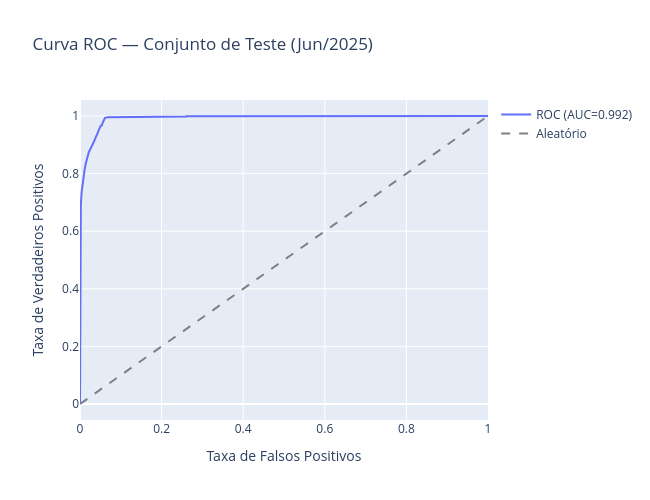

Write notebook code for a chart like this one.
### Code cell
fig = go.Figure()
fig.add_trace(go.Scatter(x=fpr, y=tpr, mode='lines', name=f'ROC (AUC={metrics["roc_auc"]:.3f})'))
fig.add_trace(go.Scatter(x=[0,1], y=[0,1], mode='lines', line=dict(dash='dash', color='gray'), name='Aleatório'))
fig.update_layout(
    title='Curva ROC — Conjunto de Teste (Jun/2025)',
    xaxis_title='Taxa de Falsos Positivos',
    yaxis_title='Taxa de Verdadeiros Positivos',
    width=650, height=500,
)
fig.show()
fig.write_image(str(FIGURES_DIR / 'roc_curve.png'))

### Figure 1 — Plotly figure (JSON) as saved in the notebook; plotly's stock layout.template omitted (floating-point values rounded to 4 significant figures; data arrays with more than 128 entries replaced by an {"elided": "..."} marker saying what was removed)
{"data": [{"mode": "lines", "name": "ROC (AUC=0.992)", "type": "scatter", "x": {"elided": "197701 float values"}, "y": {"elided": "197701 float values"}}, {"line": {"color": "gray", "dash": "dash"}, "mode": "lines", "name": "Aleatório", "type": "scatter", "x": [0, 1], "y": [0, 1]}], "layout": {"height": 500, "title": {"text": "Curva ROC — Conjunto de Teste (Jun/2025)"}, "width": 650, "xaxis": {"title": {"text": "Taxa de Falsos Positivos"}}, "yaxis": {"title": {"text": "Taxa de Verdadeiros Positivos"}}}}
